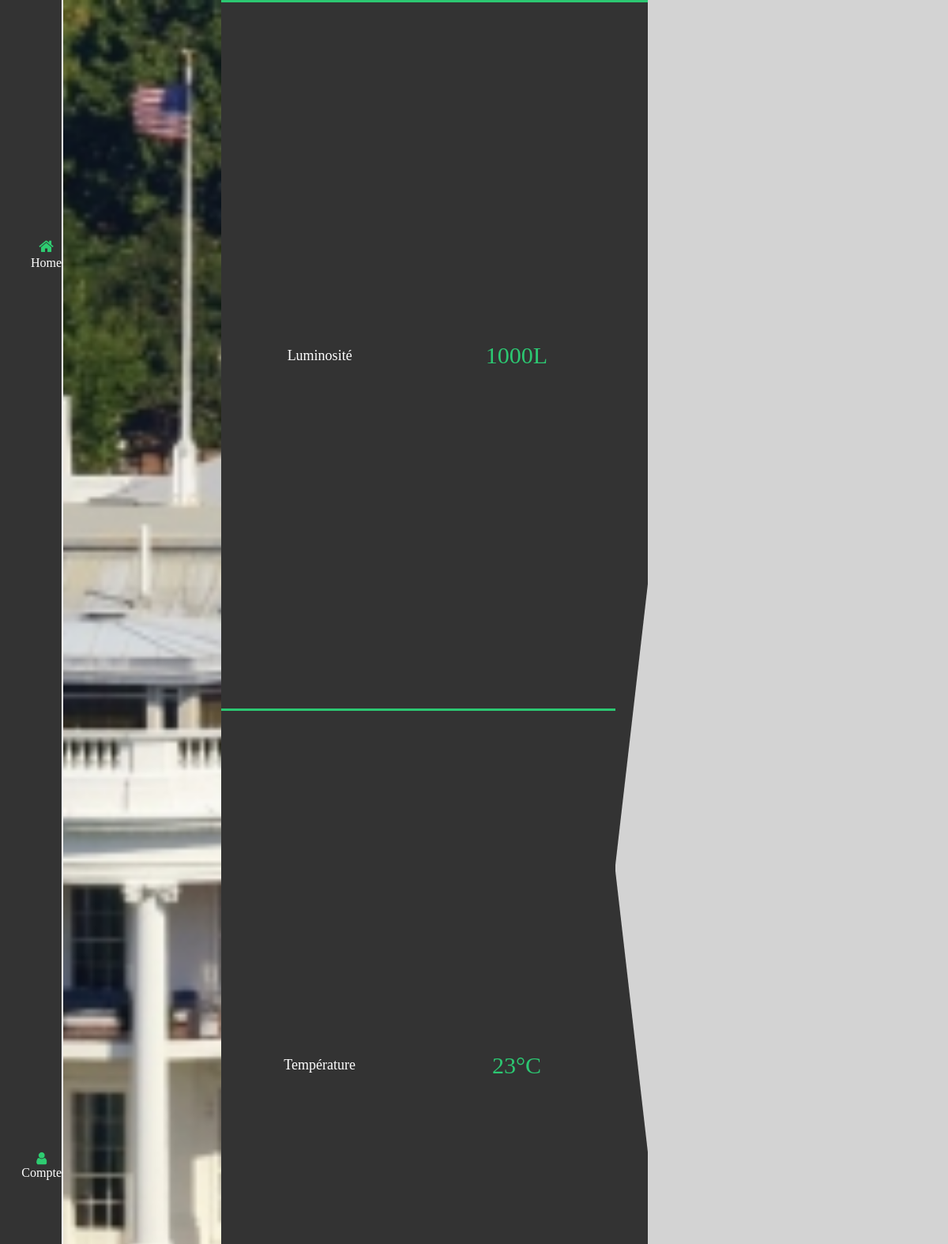
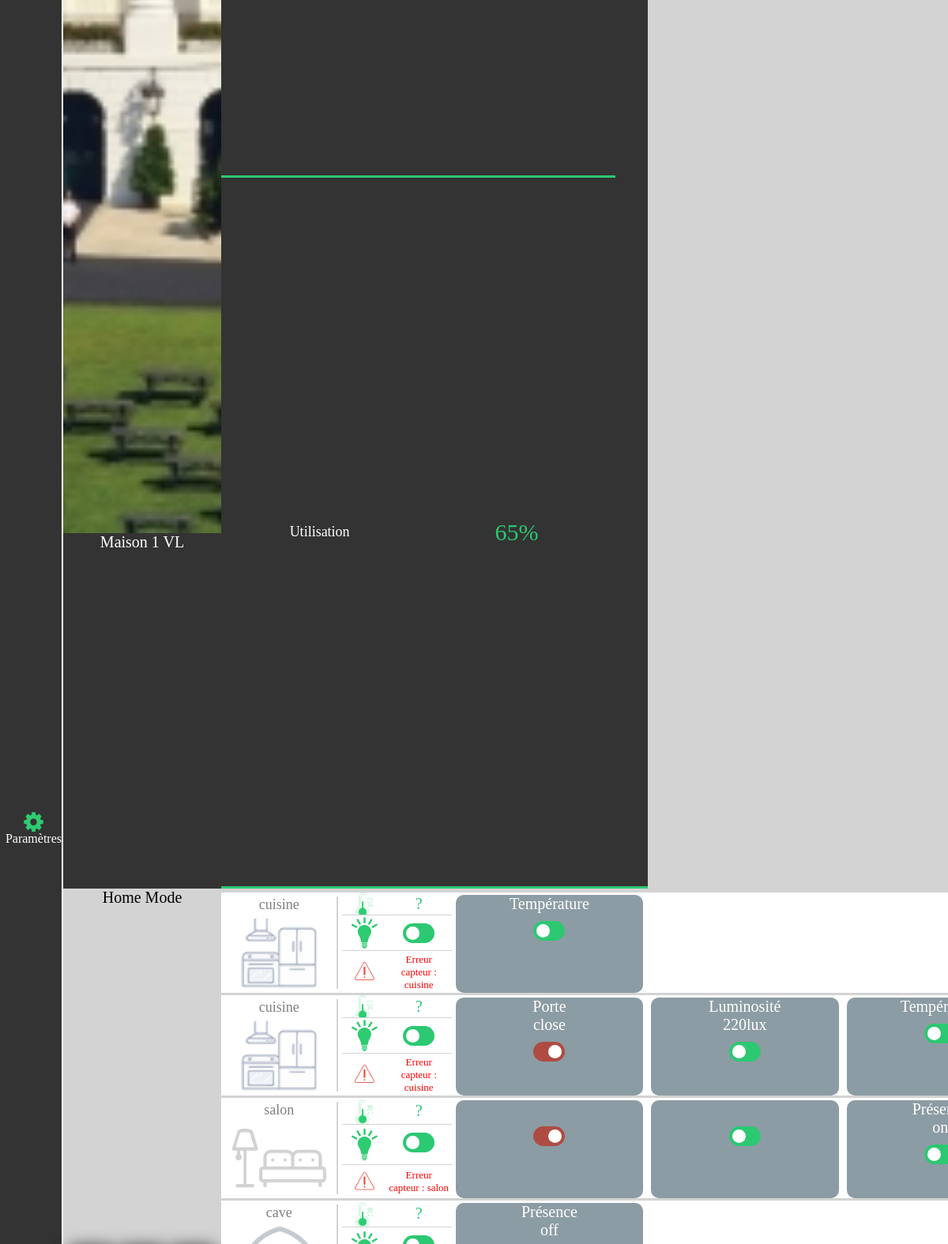
/dashboard_maison.php?id=7 (upper part), run on the app's committed database (2 pictures, top to bottom).
### tables this page shows
CREATE TABLE IF NOT EXISTS `habitation` (
  `id` int(11) NOT NULL AUTO_INCREMENT,
  `pays` varchar(40) DEFAULT NULL,
  `ville` varchar(40) DEFAULT NULL,
  `code_postal` int(20) DEFAULT NULL,
  `adresse` text,
  `type` varchar(20) DEFAULT NULL,
  `nom` varchar(25) DEFAULT NULL,
  `surface` int(10) DEFAULT NULL,
  `mode` int(10) DEFAULT NULL,
  `id_user` int(20) NOT NULL,
  PRIMARY KEY (`id`)
);

CREATE TABLE IF NOT EXISTS `pieces` (
  `id` int(20) NOT NULL AUTO_INCREMENT,
  `type` varchar(30) NOT NULL,
  `nom` varchar(16) NOT NULL,
  `surface` int(10) NOT NULL,
  `id_user` int(20) NOT NULL,
  `id_habitation` int(20) NOT NULL,
  PRIMARY KEY (`id`)
);

CREATE TABLE IF NOT EXISTS `capteurs` (
  `id` int(11) NOT NULL AUTO_INCREMENT,
  `timestamp` datetime(6) DEFAULT NULL,
  `id_user` int(10) DEFAULT NULL,
  `id_habitation` int(10) DEFAULT NULL,
  `id_piece` int(10) DEFAULT NULL,
  `type` varchar(30) DEFAULT NULL,
  `nom` varchar(20) DEFAULT NULL,
  `etat` int(10) DEFAULT NULL,
  `id_capteur` varchar(30) DEFAULT NULL,
  `valeur` int(10) DEFAULT NULL,
  PRIMARY KEY (`id`)
);

### ajout_capteur.php (the view, shortened to what this page needs)
<link rel="stylesheet" href="ajout_capteur.css"/>
<?php
function ajout_capteur($capteur_actionneur,$id,$id_capteur)
{
    ?>
    <div class="capteur">
        <?php
            if ($capteur_actionneur=="luminosite"){
                echo "Luminosité";
            }
            elseif ($capteur_actionneur=="temperature"){
                echo "Température";
            }
            elseif ($capteur_actionneur=="presence"){
                echo "Présence";
            }
            elseif ($capteur_actionneur=="humidite"){
                echo "Humidité";
            }
            elseif ($capteur_actionneur=="porte"){
                echo "Porte";
            }
        ?>
        <br/> <div class="result">
        <?php
        $connect = new PDO("mysql:host=localapp;dbname=virifocus","root", "");
        $connect->setAttribute(PDO::ATTR_ERRMODE, PDO::ERRMODE_EXCEPTION);
        $req = $connect->prepare('SELECT type_capteur, num_capteur, valeur, timestamp FROM trame_courante AS t1
                         WHERE timestamp = (SELECT MAX(timestamp) FROM trame_courante AS t2 WHERE t1.num_capteur = t2.num_capteur) GROUP BY num_capteur');
        $req->execute();
        while($recup = $req->fetch()) {
            $req = $connect->prepare("SELECT etat, valeur, id_capteur FROM capteurs WHERE id=? ");
            $req->execute(array($id_capteur));
            while ($donnees = $req->fetch()) {
                $etat = $donnees['etat'];
                if ($etat == 1 && $capteur_actionneur == "luminosite") {
                    echo "220lux";
                }
                if ($etat == 1 && $capteur_actionneur == "porte") {
                    echo "open";
                } elseif ($etat == 0 && $capteur_actionneur == "porte") {
                    echo "close";
                }
                if ($etat == 1 && $capteur_actionneur == "presence") {
                    echo "on";
                } elseif ($etat == 0 && $capteur_actionneur == "presence") {
                    echo "off";
                }
            }
        }
        ?>
        </div>
        <?php
            $boutton = 1;
            include ('boutton.php');
        ?>
    </div>
    <?php
    }
?>

### dashboard_maison.php (shortened to what this page needs)
<?php
include 'fetch_trame.php';
?>
<!DOCTYPE html>
<html>
<head>
<link rel="stylesheet" href="dashboard_maison.css" />
</head>
<body class="fond">
	<div id="site">
        <?php
        include "header.php";
        ?>
        <?php
        $id_habitation = $_SESSION['id_habitation'];
        ?>
          <div class="main1">
			<div class="photo_nom">
				<div class="photomaison"></div>
				<div class="nommaison">
                    <?php
                    $req = $bdd->prepare('SELECT nom FROM habitation WHERE id=?');
                    $req->execute(array(
                        $_GET['id']
                    ));
                    while ($donnees = $req->fetch()) {
                        echo $donnees["nom"];
                    }
                    ?>
                </div>
			</div>
			<div class="cadre_info_fixe">
				<div class="home_mode_titre">Home Mode</div>
                                <?php
                                $boutton = 2;
                                include "boutton.php";
                                ?>
			</div>
		</div>
		<div class="main2">
			<div class="informations">
				<div class="informations_valeur">
					<div id="eau" onclick="eau()">
						<div class="case31111">Luminosité</div>
						<div class="case31112">1000L</div>
					</div>
					<div id="temperature" onclick="temperature()">
						<div class="case31121">Température</div>
						<div class="case31122">23°C</div>
					</div>
					<div id="consommation" onclick="consommation()">
						<div class="case31131">Utilisation</div>
						<div class="case31132">65%</div>
					</div>
				</div>
				<div class="informations_graphe">
					<div id="triangle1"></div>
				</div>
				<div class="fond_triangle">
                    <?php
                    require ('./views/graphics_ctlr/graphdashboard.php');
                    ?>
                </div>
			</div>
			<div class="control_pieces">
                        <?php
                        include_once "ajout_piece.php";
                        try {
                            $bdd = new PDO('mysql:host=localapp;dbname=virifocus;charset=utf8', 'root', '');
                        } catch (Exception $e) {
                            die('Erreur : ' . $e->getMessage());
                        }
                        $req = $bdd->prepare('SELECT type, id FROM pieces WHERE id_habitation= ? ');
                        $req->execute(array(
                            $id_habitation
                        ));
                        while ($donnees = $req->fetch()) {
                            $piece = $donnees['type'];
                            $id = $donnees['id'];
                            ajout_piece("$piece", "$id");
                        }
                        ?>
			</div>
		</div>
                <?php
                include "footer.php";
                ?>
            </div>
</body>
</html>

### header.php (shortened to what this page needs)
<link rel="stylesheet" href="header.css"/>
   <div class="header">
       <div class="home">
            <a class="lien" href="dashboard_simple.php" >
               <div class="home_lien"><br><br>Home</div></a></div>
       <div class="compte">
              <a class="lien" href="compte.php">
                <div class="compte_lien"><br><br>Compte</div></a></div>
       <div class="parametres">
              <a class="lien" href="parametres.php">
               <div class="parametres_lien"><br><br>Paramètres</div></a></div>
   </div>

### boutton.php (shortened to what this page needs)
<link rel="stylesheet" href="boutton.css"/>
<?php
if ($boutton==1) {
    ?>
    <label class="switch">
            <?php
            $connect = new PDO("mysql:host=localapp;dbname=virifocus", "root", "");
            $connect->setAttribute(PDO::ATTR_ERRMODE, PDO::ERRMODE_EXCEPTION);
            $req = $connect->prepare("SELECT etat FROM capteurs WHERE id=? ");
            ?>
        <span class="slider"></span>
    </label>
    <?php
}
elseif ($boutton==2){
    ?>
    <label class="switch">
        <span class="slider"></span>
    </label>
    <?php
}

### views/graphics_ctlr/graphdashboard.php (shortened to what this page needs)
<link rel="stylesheet" href="https://cdn.jsdelivr.net/chartist.js/latest/chartist.min.css">

### ajout_piece.php
<link rel="stylesheet" href="ajout_piece.css"/>
<?php
function ajout_piece($piece,$id)
{
    ?>
        <?php
        try
        {
            $bdd = new PDO('mysql:host=localapp;dbname=virifocus;charset=utf8', 'root', '');
        }
        catch(Exception $e)
        {
            die('Erreur : '.$e->getMessage());
        }
        $req = $bdd->prepare('SELECT valeur FROM capteurs WHERE id_piece= ? ');
        $req->execute(array($id));
        while ($donnees = $req->fetch())
        {
            $valeur = $donnees['valeur'];
        }
        ?>
        <div class="type_piece">
            <div class="piece_titre_donnees">
                <div class="photo_<?php echo $piece ?>"><?php echo $piece ?></div>
                <div class ="donnees">
                    <div class="temp">
                        <div class="temp_img"></div>
                        <div class="temp_txt">
                            <?php
                            if (isset($valeur)==false) {echo "?";}
                            elseif (isset($valeur)==true) {echo "$valeur" ;}
                            ?>
                        </div>
                    </div>
                    <div class="lum">
                        <div class="lum_img"></div>
                        <div class="lum_txt">
                            <?php
                                $boutton = 2;
                                include 'boutton.php';
                            ?>
                        </div>
                    </div>
                    <div class="err">
                        <div class="err_img"></div>
                        <div class="err_txt">Erreur <br/>capteur : <?php echo $piece ?></div>
                    </div>
                </div>
            </div>
            <div class="cuisine_capteurs">
                <?php
                    include_once "ajout_capteur.php";
                    try
                    {
                        $bdd = new PDO('mysql:host=localapp;dbname=virifocus;charset=utf8', 'root', '');
                    }
                    catch(Exception $e)
                    {
                        die('Erreur : '.$e->getMessage());
                    }
                    $req = $bdd->prepare('SELECT id, type FROM capteurs WHERE id_piece= ? ');
                    $req->execute(array($id));
                    while ($donnees = $req->fetch())
                    {
                        $type = $donnees['type'];
                        $id_capteur = $donnees['id'];
                        ajout_capteur("$type","$id","$id_capteur");
                    }
                ?>
            </div>
        </div>
        <?php
    }
?>

### footer.php (shortened to what this page needs)
<link rel="stylesheet" href="footer.css"/>

### dashboard_maison.css (style rules this page uses)
body { padding:0; margin:0; width:auto; }
#site { display: grid; grid-template-columns: 2fr 5fr 23fr; grid-template-rows:100vh; background-color:blue; overflow:hidden; font-family: Segoe UI Light, Georgia; text-decoration:none; transition: 0.5s; }
a { text-decoration:none; color:white; }
.main1 { grid-row: 1; display: grid; grid-template-rows:30vh 70vh; }
.photo_nom { background-color: white; grid-row: 1; display: grid; grid-auto-rows: 2.5vh; }
.photomaison { background-image:url("image/maison.png"); background-size: cover; background-position: center; grid-row: 1/11 }
.nommaison { background-color: #333333; grid-row: 11/13; font-size: 20px; text-align: center; color :white; }
.cadre_info_fixe { grid-row: 2; display: grid; grid-gap:1vh; grid-template-rows:4vh 8vh 4vh 10vh 8vh 20vh; background-color: lightgrey; text-align: center; color:black; }
.home_mode_titre { grid-row:1; font-size: 20px; }
.main2 { overflow: auto; grid-row: 1; display: grid; grid-auto-rows:30vh; }
.informations { grid-row: 1/2; display: grid; grid-template-columns: 12fr 1fr 12fr; background-color: #333333; }
.informations_valeur { display: grid; grid-auto-rows: 10vh; background-color: #333333; font-size: 18px; }
#eau { border-bottom: #2cc872 solid 3px; display: grid; grid-template-columns: 1fr 1fr; text-align: center; transition: 0.3s; border-top: #2cc872 solid 3px; cursor: pointer; }
.case31111 { align-items: center; display: flex; justify-content: center; color:white; background-image: url("image/eau.png"); background-size: cover; background-position: center; }
.case31112 { color:#2cc872; font-size: 30px; align-items: center; display: flex; justify-content: center; }
#temperature { border-bottom: #2cc872 solid 3px; display: grid; grid-template-columns: 1fr 1fr; text-align: center; transition: 0.3s; cursor: pointer; }
.case31121 { color:white; align-items: center; display: flex; justify-content: center; background-image: url("image/temperature.png"); background-size: cover; background-position: center; }
.case31122 { color:#2cc872; font-size: 30px; align-items: center; display: flex; justify-content: center; }
#consommation { display: grid; grid-template-columns: 1fr 1fr; text-align: center; transition: 0.3s; border-bottom: #2cc872 solid 3px; cursor: pointer; }
.case31131 { color:white; align-items: center; display: flex; justify-content: center; background-image: url("image/energie.png"); background-size: cover; background-position: center; }
.case31132 { color:#2cc872; font-size: 30px; align-items: center; display: flex; justify-content: center; }
.informations_graphe { display: grid; grid-auto-rows: 8vh; border-top: #2cc872 solid 3px; border-bottom: #2cc872 solid 3px; }
#triangle1 { grid-row: 2/3; top: 16px; background-color: lightgrey ; clip-path: polygon(0 50%, 100% 0, 100% 100%); transition: 10s; position: relative; animation: onmove 3s infinite linear forwards; position: relative; }
.fond_triangle { background-color: lightgrey; }
.control_pieces { grid-row: 2/20; display: grid; background-color: white; grid-auto-rows: 130px; color:#2cc872; font-size: 25px; border-top: lightgrey solid 5px; border-bottom: lightgrey solid 3px; }

### header.css (style rules this page uses)
.header { display: grid; grid-template-rows:repeat(31,3.2vh); grid-row: 1/4; background-color: #333333; text-align: center; max-width:2fr; max-height:100vh; border-right: white solid 2px; font-family: Segoe UI Light; }
.home { grid-row: 2/6; color:white; transition: 0.3s; }
.compte { grid-row: 6/10; color:white; transition: 0.3s; }
.parametres { grid-row: 10/14; color:white; transition: 0.3s; }
.home_lien { background-image: url("image/home2.png"); background-size:100%; background-repeat:no-repeat; background-position:center; text-decoration:none; justify-self: end; color:white; }
.compte_lien { background-image: url("image/compte.png"); background-size:100%; background-repeat:no-repeat; background-position:center; text-decoration:none; justify-self: end; color:white; }
.parametres_lien { background-image: url("image/parametre.png"); background-size:100%; background-repeat:no-repeat; background-position:center; text-decoration:none; justify-self: end; color:white; }

### ajout_capteur.css (style rules this page uses)
.capteur { background-color: #8c9ca4; border-radius: 10px; min-width: 32%; margin-right: 10px; text-align: center; font-size: 20px; }

### footer.css (style rules this page uses)
a { text-decoration:none; color:white; }

### data on the page
habitation: nom "Maison 1 VL"
pieces: type "cuisine"
capteurs: type "Température"
pieces: type "cuisine"
capteurs: type "Porte", etat "close"
capteurs: type "Luminosité", etat "220lux"
capteurs: type "Température"
pieces: shows a picture, type "salon"
capteurs: type "Présence", etat "on"
pieces: shows a picture, type "cave"
capteurs: type "Présence", etat "off"
